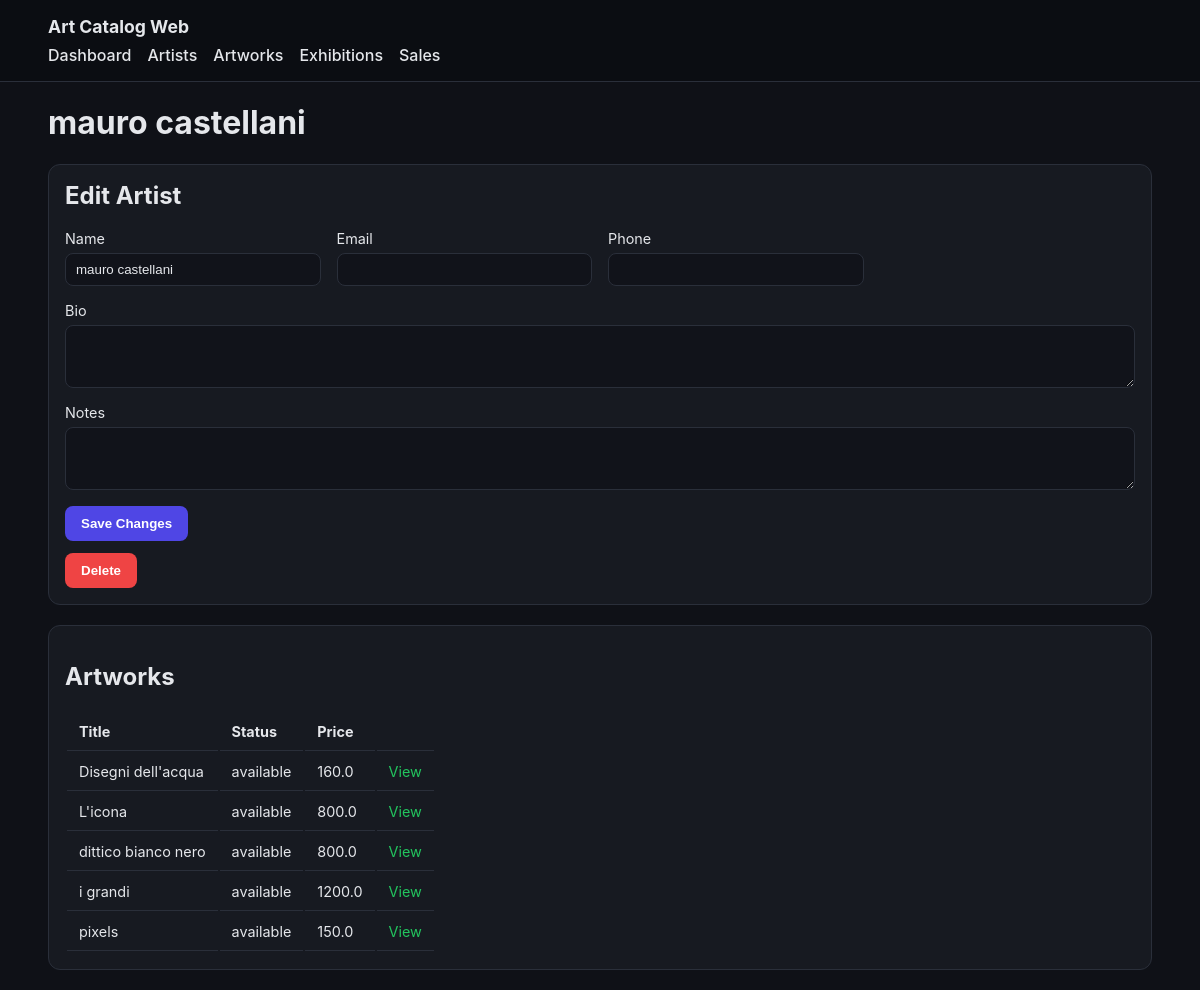
The app's page /artists/2, older data.
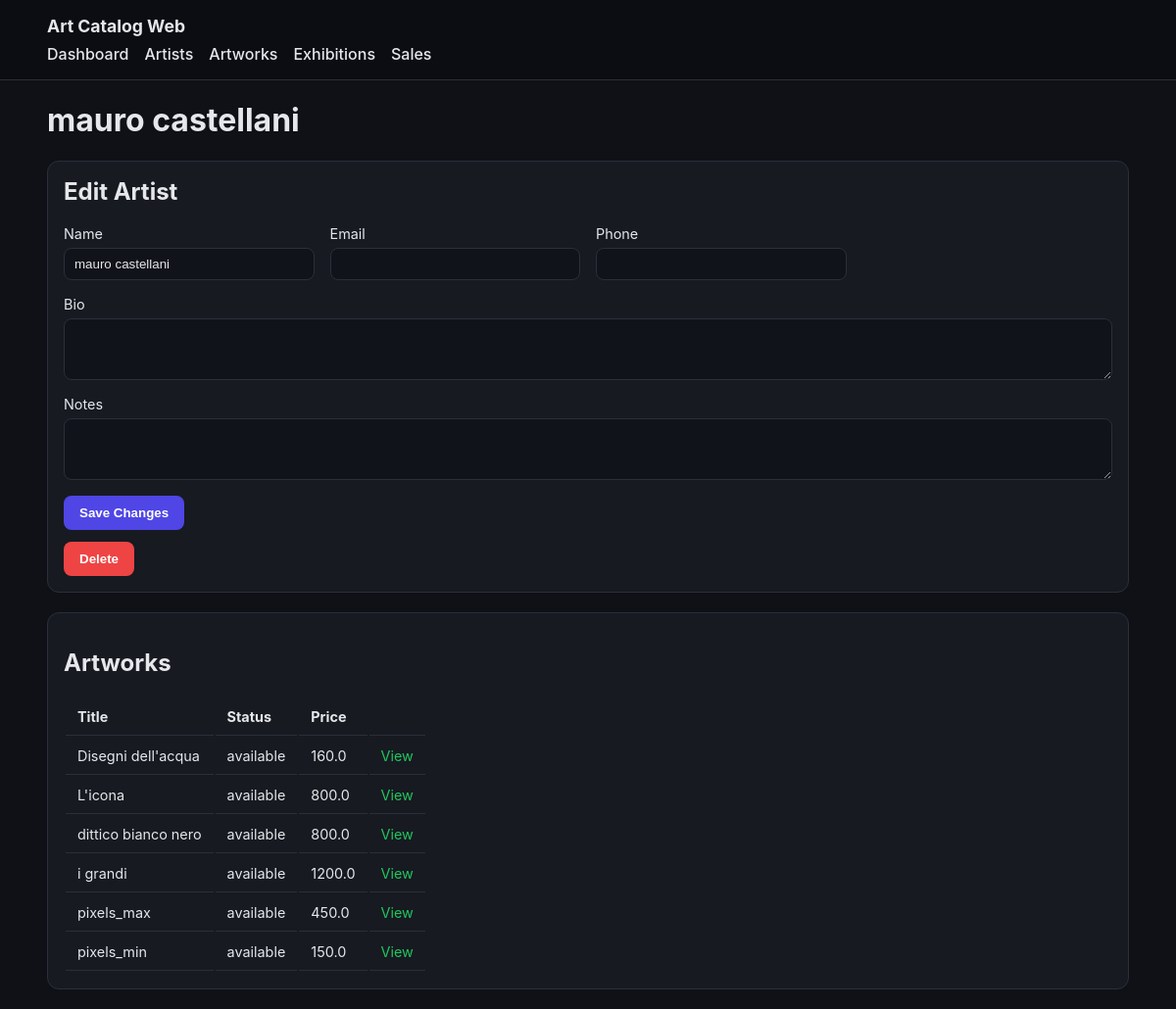
The same page, newer data.
### tables this page shows
CREATE TABLE artwork (
    id INTEGER PRIMARY KEY AUTOINCREMENT,

    artist_id INTEGER,           -- FK verso artist (puo essere NULL)
    title TEXT NOT NULL,         -- Titolo opera / articolo
    description TEXT,            -- Descrizione estesa
    type TEXT,                   -- painting, sculpture, print, merch, ecc.
    year INTEGER,                -- Anno di produzione
    price REAL,                  -- Prezzo di listino
    artist_cut_percent REAL DEFAULT 10, -- Percentuale riconosciuta all'artista
    image TEXT,                  -- Nome file immagine (NO path)
    status TEXT DEFAULT 'available',
    notes TEXT, quantity INTEGER DEFAULT 1, code TEXT,                  -- Note interne

    FOREIGN KEY (artist_id)
        REFERENCES artist(id)
        ON DELETE SET NULL
);

### webapp/app.py (the view, shortened to what this page needs)
    @app.route("/artists/<int:artist_id>", methods=["GET", "POST"])
    def artist_detail(artist_id: int):
        artist_repo, artwork_repo, _, _ = get_repos()
        artist = artist_repo.get_by_id(artist_id)
        if artist is None:
            flash("Artist not found.", "error")
            return redirect(url_for("artists"))
        artworks = artwork_repo.get_by_artist(artist_id)
        return render_template("artist_detail.html", artist=artist, artworks=artworks)

### core/database.py (called while the page is built)
    def execute(self, query: str, params: tuple = ()):
        cur = self.conn.cursor()
        cur.execute(query, params)
        self.conn.commit()
        return cur

    def close(self):
        self.conn.close()

### core/repositories/artist_repo.py (called while the page is built)
    def get_by_id(self, artist_id: int):
        cursor = self.db.execute(
            "SELECT * FROM artist WHERE id = ?", (artist_id,)
        )
        return cursor.fetchone()

### core/repositories/artwork_repo.py (called while the page is built, shortened)
    def _ensure_artist_cut_column(self):
        cursor = self.db.execute("PRAGMA table_info(artwork)")
        columns = {row[1] for row in cursor.fetchall()}

    def _ensure_quantity_column(self):
        cursor = self.db.execute("PRAGMA table_info(artwork)")
        columns = {row[1] for row in cursor.fetchall()}

    def _ensure_code_column(self):
        cursor = self.db.execute("PRAGMA table_info(artwork)")
        columns = {row[1] for row in cursor.fetchall()}
        try:
            self.db.execute(
                "CREATE UNIQUE INDEX IF NOT EXISTS idx_artwork_code ON artwork(code)"
            )
        except Exception:
            pass

### webapp/app.py (called while the page is built)
def get_db() -> Database:
    db: Optional[Database] = g.get("db")
    if db is None:
        db = Database(DB_PATH)
        g.db = db
    return db

### webapp/templates/artist_detail.html
{% extends "base.html" %}
{% block content %}
<h1>{{ artist["name"] }}</h1>
<section class="card form-card">
    <h2>Edit Artist</h2>
    <form method="post" class="grid-form">
        <label>
            Name
            <input type="text" name="name" value="{{ artist['name'] }}" required>
        </label>
        <label>
            Email
            <input type="email" name="email" value="{{ artist['email'] or '' }}">
        </label>
        <label>
            Phone
            <input type="text" name="phone" value="{{ artist['phone'] or '' }}">
        </label>
        <label class="full">
            Bio
            <textarea name="bio" rows="3">{{ artist['bio'] or '' }}</textarea>
        </label>
        <label class="full">
            Notes
            <textarea name="notes" rows="3">{{ artist['notes'] or '' }}</textarea>
        </label>
        <div class="actions">
            <button type="submit">Save Changes</button>
        </div>
    </form>
    <form method="post" action="{{ url_for('artist_delete', artist_id=artist['id']) }}" onsubmit="return confirm('Delete this artist?');" class="inline-form">
        <button type="submit" class="danger">Delete</button>
    </form>
</section>
<section class="card">
    <h2>Artworks</h2>
    <div class="table-wrap">
        <table>
            <thead>
                <tr>
                    <th>Title</th>
                    <th>Status</th>
                    <th>Price</th>
                    <th></th>
                </tr>
            </thead>
            <tbody>
                {% for artwork in artworks %}
                    <tr>
                        <td>{{ artwork["title"] }}</td>
                        <td>{{ artwork["status"] }}</td>
                        <td>{{ artwork["price"] or "-" }}</td>
                        <td>
                            <a class="link" href="{{ url_for('artwork_detail', artwork_id=artwork['id']) }}">View</a>
                        </td>
                    </tr>
                {% else %}
                    <tr>
                        <td colspan="4" class="muted">No artworks for this artist.</td>
                    </tr>
                {% endfor %}
            </tbody>
        </table>
    </div>
</section>
{% endblock %}

Row changes from the older to the newer data that the page shows:
added artwork: title "pixels_max", status "available", price "450.0"
changed artwork: title "pixels" → "pixels_min"
